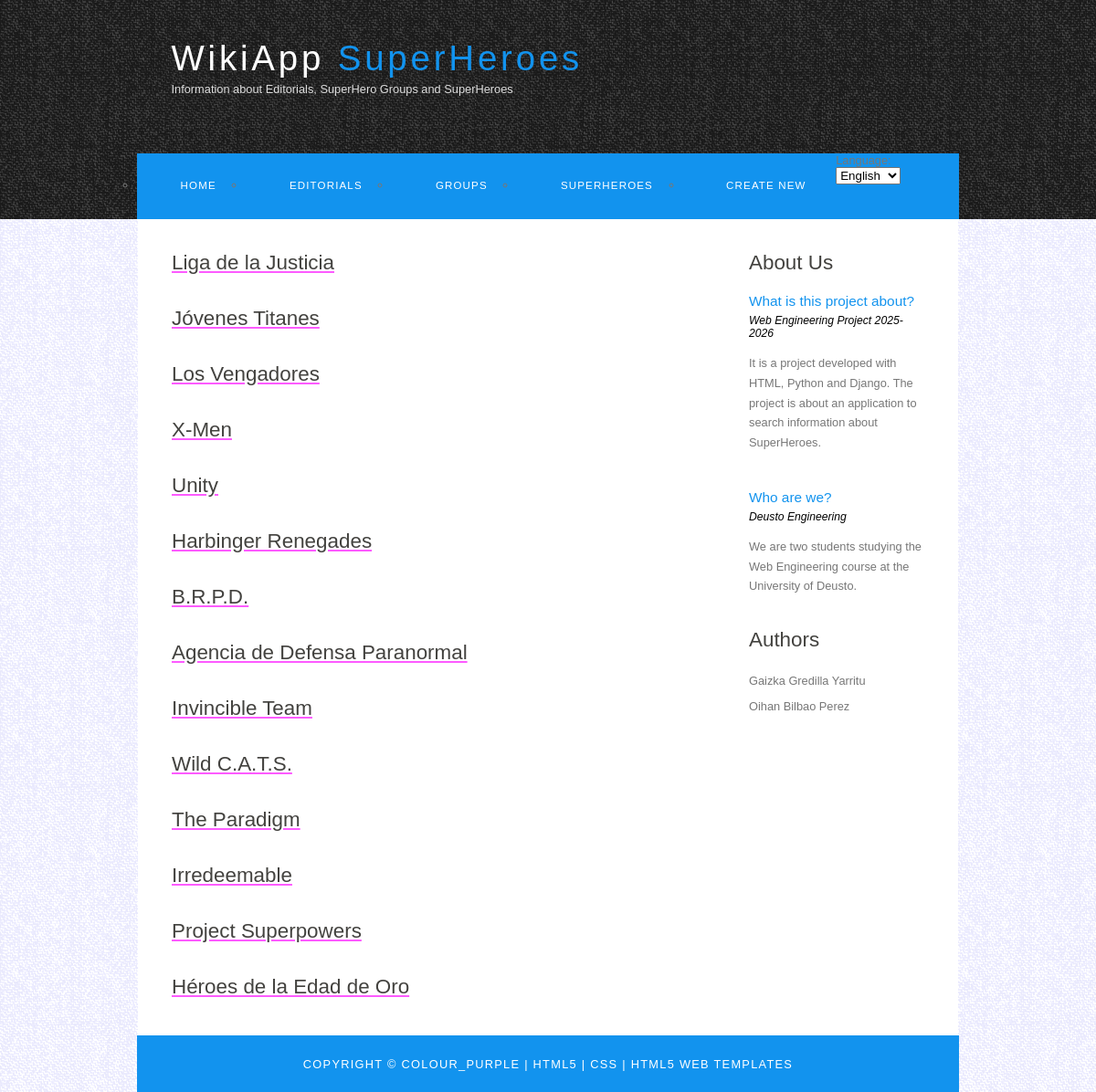
Before: /WikiApp/listagrupodesuperheroes/ with the older database file.
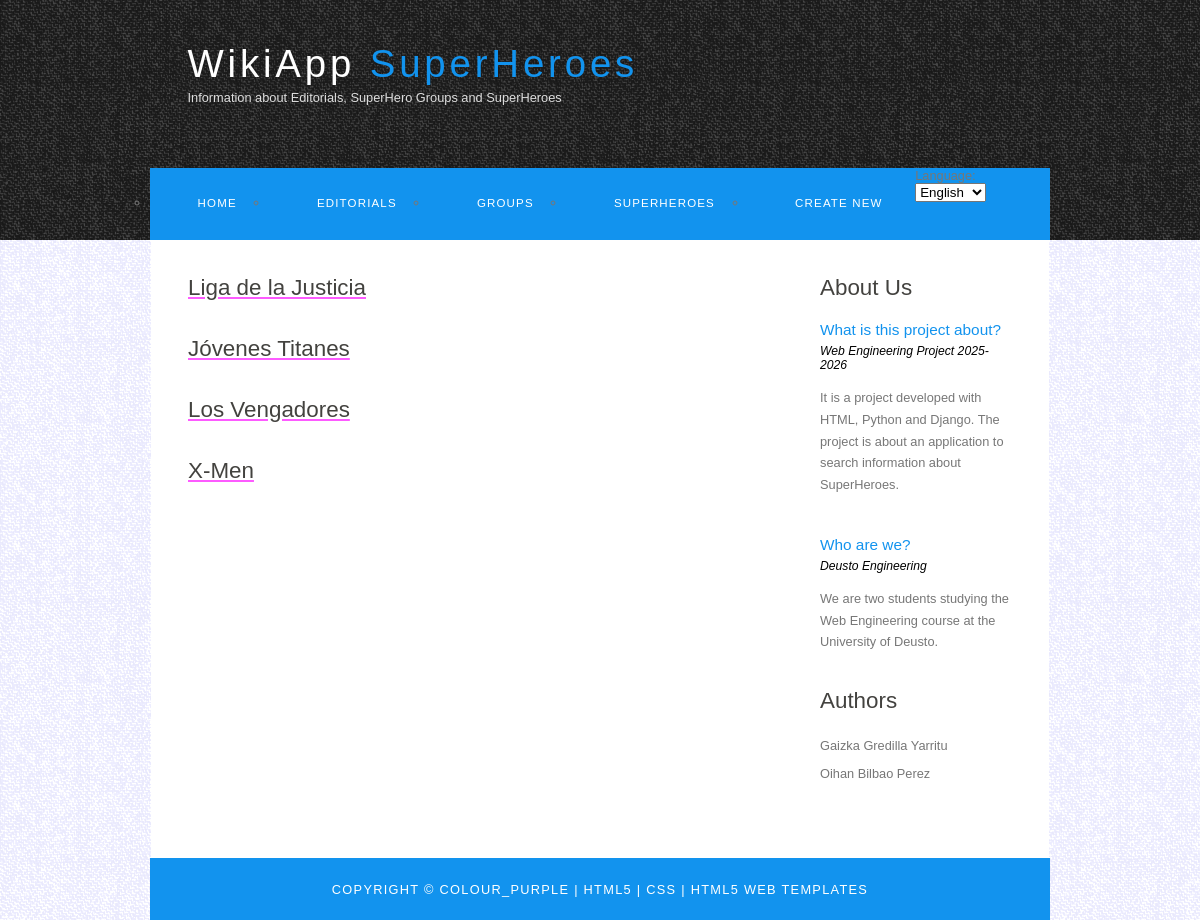
After: the same page with the newer database file.
### WikiApp/models.py (models this page shows, shortened)
class GrupoDeSuperHeroes(models.Model):
    nombre = models.CharField(max_length=100)
    Editorial = models.ForeignKey(Editorial,related_name='editorialGrupo', on_delete= models.CASCADE)
    SuperHeroe = models.ManyToManyField('SuperHeroe', related_name="superheroeGrupo")

### WikiApp/views.py (the view)
# urls.py: path('listagrupodesuperheroes/', views.listaGrupoDeSuperHeroes.as_view(),name='listagrupodesuperheroes'),
class listaGrupoDeSuperHeroes(ListView):
    model= GrupoDeSuperHeroes
    template_name='WikiApp/listagrupodesuperheroes.html'
    context_object_name='grupodesuperheroes_list'

### WikiApp/templates/WikiApp/listagrupodesuperheroes.html
{% extends 'WikiApp/base.html' %}
{% load i18n %}
{% block contenido %}
{% for grupodesuperheroes in grupodesuperheroes_list%}
<a href="{% url 'detallegrupodesuperheroes' grupodesuperheroes.id%}">
    <h1> {{ grupodesuperheroes.nombre }}</h1>
</a>
{% empty %}
    <p>{% trans "No groups available." %}</p>
{% endfor %}
{% endblock %}

Changed rows visible on the page:
removed GrupoDeSuperHeroes: nombre "Unity"
removed GrupoDeSuperHeroes: nombre "Harbinger Renegades"
removed GrupoDeSuperHeroes: nombre "B.R.P.D."
removed GrupoDeSuperHeroes: nombre "Agencia de Defensa Paranormal"
removed GrupoDeSuperHeroes: nombre "Invincible Team"
removed GrupoDeSuperHeroes: nombre "Wild C.A.T.S."
removed GrupoDeSuperHeroes: nombre "The Paradigm"
removed GrupoDeSuperHeroes: nombre "Irredeemable"
removed GrupoDeSuperHeroes: nombre "Project Superpowers"
removed GrupoDeSuperHeroes: nombre "Héroes de la Edad de Oro"
